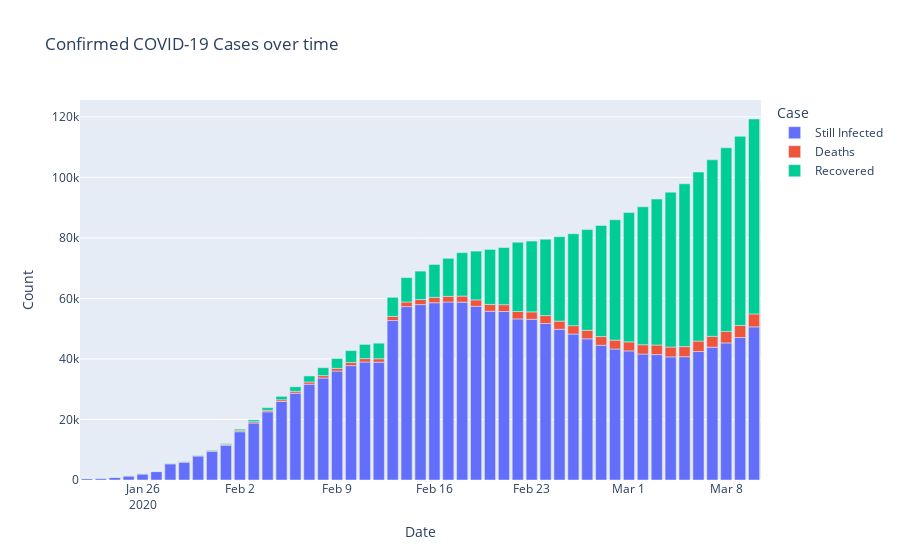

Notebook source saved alongside this figure:
### Markdown cell above
**In order to determine the transmission rate of the virus, we need to look at confirmed cases over time**

### Code cell
temp = df.groupby('Date')['Still Infected', 'Deaths', 'Recovered'].sum().reset_index()
temp = temp.melt(id_vars="Date", value_vars=['Still Infected', 'Deaths', 'Recovered'],
                 var_name='Case', value_name='Count')
temp.head()

fig = px.bar(temp, x="Date", y="Count", color='Case',
             title='Confirmed COVID-19 Cases over time')

fig.show()
